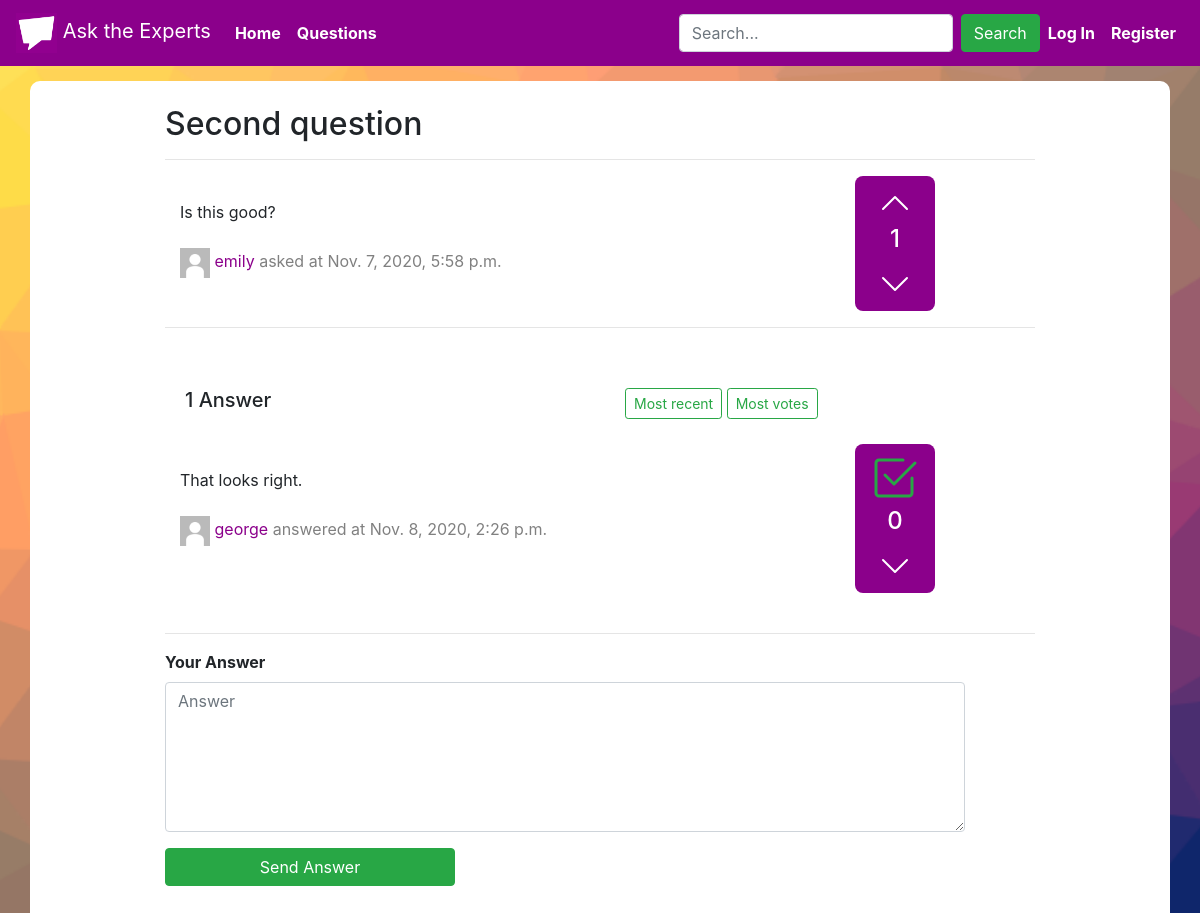
The page /questions/6 on the database its author committed.
### asktheexperts/models.py (models this page shows, shortened)
class Question(models.Model):
    user = models.ForeignKey("User", on_delete=models.PROTECT, related_name="questioned")
    title = models.CharField(max_length=64)
    content = models.TextField(max_length=255)
    timestamp = models.DateTimeField(auto_now_add=True)

class User(AbstractUser):
    photo = models.ImageField(upload_to='images/', default="images/default_image.jpg")
    vote_question = models.ManyToManyField("Question", symmetrical=False, related_name="question_voted")
    vote_answer = models.ManyToManyField("Answer", symmetrical=False, related_name="answer_voted")
    rank = models.IntegerField(default=1)

class Answer(models.Model):
    user = models.ForeignKey("User", on_delete=models.PROTECT, related_name="answered_user")
    question = models.ForeignKey("Question", on_delete=models.PROTECT, related_name="answered_question")
    content = models.TextField(max_length=255)
    timestamp = models.DateTimeField(auto_now_add=True)
    selected = models.BooleanField(default=False)

### asktheexperts/views.py (the view)
# urls.py: path("questions/<int:question_id>", views.question, name="question"),
def question(request, question_id):
    try:
        question = Question.objects.get(id=question_id)
    except Question.DoesNotExist:
        raise Http404("Question not found.")
    answers = Answer.objects.filter(question=question_id)
    return render(request, "asktheexperts/question.html", {
        "question": question,
        "answers": answers
    })

### asktheexperts/templates/asktheexperts/question.html (shortened to what this page needs)
{% extends "asktheexperts/layout.html" %}
{% load static %}
{% block body %}
    <div class="container questions white-div">
        <br>
        <div class="container count-buttons-div">
            <h2 class="">{{ question.title }}</h2>
            <hr>
            <div class="row container questions-div">
                <div class="col">
                    <br>
                    <div class="question-content">
                        {{ question.content }}
                    </div>
                    <div>
                        <br>
                        <a href="{% url 'profile' question.user.id question.user.username %}"><img src="{{ question.user.photo.url }}" height="30px" width="30px"></a>
                        <a class="no-decoration" href="{% url 'profile' question.user.id question.user.username %}"><span class="darkmagenta">{{ question.user.username }}</span></a>
                        <span class="timestamp">asked at {{ question.timestamp }}</span>
                    </div>
                </div>
                <div class="col stats-div">
                    <div class="voted-count">
                        <div class="row justify-content-center">
                            <form action="{% url 'upvote_question' %}" method="post">
                                <button class="arrow" type="submit">
                                    <svg width="2em" height="2em" viewBox="0 0 16 16" class="bi bi-chevron-up" fill="currentColor" xmlns="http://www.w3.org/2000/svg">
                                        <path fill-rule="evenodd" d="M7.646 4.646a.5.5 0 0 1 .708 0l6 6a.5.5 0 0 1-.708.708L8 5.707l-5.646 5.647a.5.5 0 0 1-.708-.708l6-6z"/>
                                    </svg>
                                </button>
                            </form>
                        </div>
                    </div>
                    <div class="row justify-content-center margin-5">
                        <h4>{{ question.question_voted.count }}</h4>
                    </div>
                    <div class="darkmagenta answers-count">
                        <div class="row justify-content-center">
                            <form action="{% url 'downvote_question' %}" method="post">
                                <button class="arrow" type="submit">
                                    <svg width="2em" height="2em" viewBox="0 0 16 16" class="bi bi-chevron-down" fill="currentColor" xmlns="http://www.w3.org/2000/svg">
                                        <path fill-rule="evenodd" d="M1.646 4.646a.5.5 0 0 1 .708 0L8 10.293l5.646-5.647a.5.5 0 0 1 .708.708l-6 6a.5.5 0 0 1-.708 0l-6-6a.5.5 0 0 1 0-.708z"/>
                                    </svg>
                                </button>
                            </form>
                        </div>
                    </div>
                </div>
            </div>
            <hr>
            <br>
            <div class="row" id="answers-count-div">
                <div class="col">
                    <h5>{{ answers.count }} {% if answers.count == 1 %} Answer{% else %} Answers{% endif %}</h5>
                </div>
                <div class="col">
                    <button class="btn btn-sm btn-outline-success">Most recent</button>
                    <button class="btn btn-sm btn-outline-success">Most votes</button>
                </div>
            </div>
            <br>
            {% for answer in answers %}
                <div class="row container questions-div">
                    <div class="col">
                        <br>
                        <div class="question-content">
                            {{ answer.content }}
                        </div>
                        <div>
                            <br>
                            <a href="{% url 'profile' answer.user.id answer.user.username %}"><img src="{{ answer.user.photo.url }}" height="30px" width="30px"></a>
                            <a class="no-decoration" href="{% url 'profile' answer.user.id answer.user.username %}"><span class="darkmagenta">{{ answer.user.username }}</span></a>
                            <span class="timestamp">answered at {{ answer.timestamp }}</span>
                            <br>
                            <br>
                        </div>
                    </div>
                    <div class="col stats-div">
                        <div class="voted-count">
                        </div>
                        <div class="row justify-content-center margin-5">
                            <h4>{{ answer.answer_voted.count }}</h4>
                        </div>
                        <div class="darkmagenta answers-count">
                            <div class="row justify-content-center">
                                <form action="{% url 'downvote_answer' %}" method="post">
                                    <button class="arrow" type="submit">
                                        <svg width="2em" height="2em" viewBox="0 0 16 16" class="bi bi-chevron-down" fill="currentColor" xmlns="http://www.w3.org/2000/svg">
                                            <path fill-rule="evenodd" d="M1.646 4.646a.5.5 0 0 1 .708 0L8 10.293l5.646-5.647a.5.5 0 0 1 .708.708l-6 6a.5.5 0 0 1-.708 0l-6-6a.5.5 0 0 1 0-.708z"/>
                                        </svg>
                                    </button>
                                </form>
                            </div>
                        </div>
                    </div>
                </div>
                <br>
                <hr>
            {% endfor %}
            <div id="send-answer-div">
            <form action="{% url 'answer' %}" method="post">
                <div class="form-group">
                    <label><strong>Your Answer</strong></label>
                    <textarea class="form-control" type="textarea" name="content" placeholder="Answer" required></textarea>
                </div>
                <input class="btn btn-block btn-success send-btn" type="submit" value="Send Answer">
                <br>
            </form>
            </div>
        </div>
    </div>
{% endblock %}

### asktheexperts/static/asktheexperts/styles.css (style rules this page uses)
body { background: url('/static/background.png') no-repeat center center fixed; -webkit-background-size: cover; -moz-background-size: cover; -o-background-size: cover; background-size: cover; }
.darkmagenta { color:darkmagenta; }
.questions { background-color: white; margin-top: 15px; margin-bottom: 15px; border-radius: 10px; }
textarea { width: 100%; min-height:150px; }
.send-btn { max-width:290px; }
.white-div { padding-bottom: 100px; }
.count-buttons-div { max-width: 900px; }
.questions-div { max-width: 800px; }
.question-content { max-width: 600px; }
.stats-div { max-width: 80px; color:white; background-color: darkmagenta; border-radius: 8px; max-height: 200px; }
.voted-count { margin-top:10px; }
.answers-count { color: white; font-size: medium; margin-bottom: 10px; }
.timestamp { color: gray; }
.arrow { color:white; text-decoration:none; }
button { background-color: Transparent; background-repeat:no-repeat; border: none; cursor:pointer; overflow: hidden; outline:none; }
#send-answer-div { max-width: 800px; }
#answers-count-div { margin-left: 5px; margin-top:20px; }
.margin-5 { margin: 5px; }

### rows shown on the page
Question: title "Second question", content "Is this good?", user.photo (placeholder picture), user.username "emily", timestamp "Nov. 7, 2020, 5:58 p.m.", question_voted.count "1"
Answer: content "That looks right.", user.photo (placeholder picture), user.username "george", timestamp "Nov. 8, 2020, 2:26 p.m.", answer_voted.count "0"

### other values the page prints
{{ answers.count }} "1"
